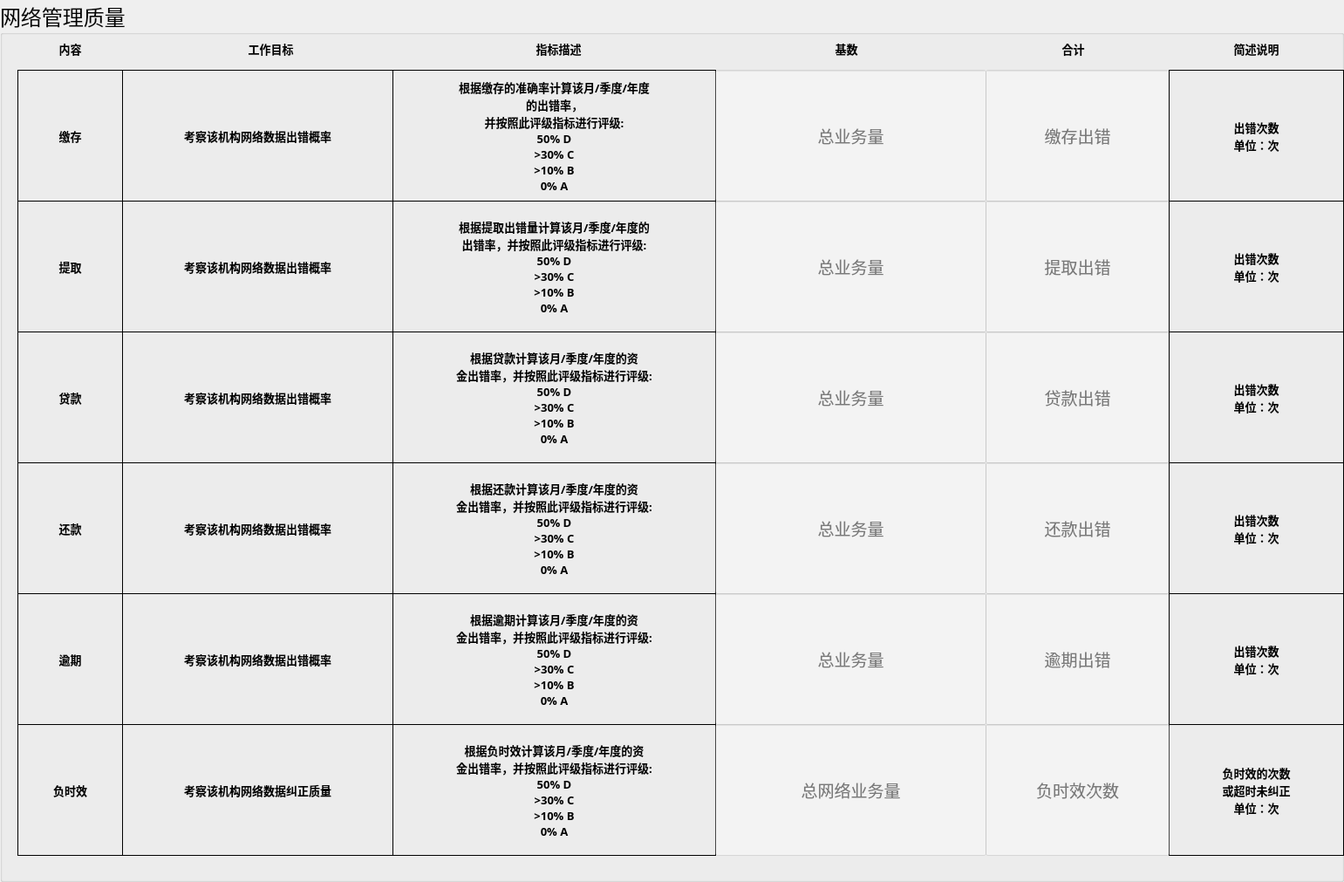
      <widget class="QGroupBox" name="groupBox_3">
       <property name="geometry">
        <rect>
         <x>10</x>
         <y>1630</y>
         <width>1541</width>
         <height>1011</height>
        </rect>
       </property>
       <property name="font">
        <font>
         <family>微软雅黑</family>
         <pointsize>18</pointsize>
        </font>
       </property>
       <property name="title">
        <string>网络管理质量</string>
       </property>
       <widget class="QLabel" name="label_name_81">
        <property name="geometry">
         <rect>
          <x>40</x>
          <y>40</y>
          <width>81</width>
          <height>31</height>
         </rect>
        </property>
        <property name="font">
         <font>
          <family>宋体</family>
          <pointsize>10</pointsize>
          <weight>75</weight>
          <bold>true</bold>
         </font>
        </property>
        <property name="text">
         <string>内容</string>
        </property>
        <property name="alignment">
         <set>Qt::AlignCenter</set>
        </property>
       </widget>
       <widget class="QLabel" name="label_name_82">
        <property name="geometry">
         <rect>
          <x>270</x>
          <y>40</y>
          <width>81</width>
          <height>31</height>
         </rect>
        </property>
        <property name="font">
         <font>
          <family>宋体</family>
          <pointsize>10</pointsize>
          <weight>75</weight>
          <bold>true</bold>
         </font>
        </property>
        <property name="text">
         <string>工作目标</string>
        </property>
        <property name="alignment">
         <set>Qt::AlignCenter</set>
        </property>
       </widget>
       <widget class="QLabel" name="label_name_83">
        <property name="geometry">
         <rect>
          <x>20</x>
          <y>80</y>
          <width>121</width>
          <height>151</height>
         </rect>
        </property>
        <property name="font">
         <font>
          <family>宋体</family>
          <pointsize>10</pointsize>
          <weight>75</weight>
          <bold>true</bold>
         </font>
        </property>
        <property name="frameShape">
         <enum>QFrame::Box</enum>
        </property>
        <property name="text">
         <string>缴存</string>
        </property>
        <property name="alignment">
         <set>Qt::AlignCenter</set>
        </property>
       </widget>
       <widget class="QLabel" name="label_name_84">
        <property name="geometry">
         <rect>
          <x>140</x>
          <y>80</y>
          <width>311</width>
          <height>151</height>
         </rect>
        </property>
        <property name="font">
         <font>
          <family>宋体</family>
          <pointsize>10</pointsize>
          <weight>75</weight>
          <bold>true</bold>
         </font>
        </property>
        <property name="frameShape">
         <enum>QFrame::Box</enum>
        </property>
        <property name="text">
         <string>考察该机构网络数据出错概率</string>
        </property>
        <property name="alignment">
         <set>Qt::AlignCenter</set>
        </property>
       </widget>
       <widget class="QLabel" name="label_name_85">
        <property name="geometry">
         <rect>
          <x>600</x>
          <y>40</y>
          <width>81</width>
          <height>31</height>
         </rect>
        </property>
        <property name="font">
         <font>
          <family>宋体</family>
          <pointsize>10</pointsize>
          <weight>75</weight>
          <bold>true</bold>
         </font>
        </property>
        <property name="text">
         <string>指标描述</string>
        </property>
        <property name="alignment">
         <set>Qt::AlignCenter</set>
        </property>
       </widget>
       <widget class="QLabel" name="label_name_86">
        <property name="geometry">
         <rect>
          <x>450</x>
          <y>80</y>
          <width>371</width>
          <height>151</height>
         </rect>
        </property>
        <property name="font">
         <font>
          <family>宋体</family>
          <pointsize>10</pointsize>
          <weight>75</weight>
          <bold>true</bold>
         </font>
        </property>
        <property name="frameShape">
         <enum>QFrame::Box</enum>
        </property>
        <property name="text">
         <string>根据缴存的准确率计算该月/季度/年度
的出错率，
并按照此评级指标进行评级:
50% D
&gt;30% C
&gt;10% B
0% A</string>
        </property>
        <property name="alignment">
         <set>Qt::AlignCenter</set>
        </property>
       </widget>
       <widget class="QLabel" name="label_name_87">
        <property name="geometry">
         <rect>
          <x>930</x>
          <y>40</y>
          <width>81</width>
          <height>31</height>
         </rect>
        </property>
        <property name="font">
         <font>
          <family>宋体</family>
          <pointsize>10</pointsize>
          <weight>75</weight>
          <bold>true</bold>
         </font>
        </property>
        <property name="text">
         <string>基数</string>
        </property>
        <property name="alignment">
         <set>Qt::AlignCenter</set>
        </property>
       </widget>
       <widget class="QLabel" name="label_name_88">
        <property name="geometry">
         <rect>
          <x>1190</x>
          <y>40</y>
          <width>81</width>
          <height>31</height>
         </rect>
        </property>
        <property name="font">
         <font>
          <family>宋体</family>
          <pointsize>10</pointsize>
          <weight>75</weight>
          <bold>true</bold>
         </font>
        </property>
        <property name="text">
         <string>合计</string>
        </property>
        <property name="alignment">
         <set>Qt::AlignCenter</set>
        </property>
       </widget>
       <widget class="QLineEdit" name="lineEdit_14">
        <property name="geometry">
         <rect>
          <x>1130</x>
          <y>80</y>
          <width>211</width>
          <height>151</height>
         </rect>
        </property>
        <property name="font">
         <font>
          <pointsize>14</pointsize>
         </font>
        </property>
        <property name="styleSheet">
         <string notr="true">background-color: rgba(255, 255, 255, 100);</string>
        </property>
        <property name="text">
         <string/>
        </property>
        <property name="alignment">
         <set>Qt::AlignCenter</set>
        </property>
        <property name="placeholderText">
         <string>缴存出错</string>
        </property>
       </widget>
       <widget class="QLabel" name="label_name_89">
        <property name="geometry">
         <rect>
          <x>1340</x>
          <y>80</y>
          <width>201</width>
          <height>151</height>
         </rect>
        </property>
        <property name="font">
         <font>
          <family>宋体</family>
          <pointsize>10</pointsize>
          <weight>75</weight>
          <bold>true</bold>
         </font>
        </property>
        <property name="frameShape">
         <enum>QFrame::Box</enum>
        </property>
        <property name="text">
         <string>出错次数
单位：次</string>
        </property>
        <property name="alignment">
         <set>Qt::AlignCenter</set>
        </property>
       </widget>
       <widget class="QLabel" name="label_name_90">
        <property name="geometry">
         <rect>
          <x>1400</x>
          <y>40</y>
          <width>81</width>
          <height>31</height>
         </rect>
        </property>
        <property name="font">
         <font>
          <family>宋体</family>
          <pointsize>10</pointsize>
          <weight>75</weight>
          <bold>true</bold>
         </font>
        </property>
        <property name="text">
         <string>简述说明</string>
        </property>
        <property name="alignment">
         <set>Qt::AlignCenter</set>
        </property>
       </widget>
       <widget class="QLabel" name="label_name_91">
        <property name="geometry">
         <rect>
          <x>140</x>
          <y>230</y>
          <width>311</width>
          <height>151</height>
         </rect>
        </property>
        <property name="font">
         <font>
          <family>宋体</family>
          <pointsize>10</pointsize>
          <weight>75</weight>
          <bold>true</bold>
         </font>
        </property>
        <property name="frameShape">
         <enum>QFrame::Box</enum>
        </property>
        <property name="text">
         <string>考察该机构网络数据出错概率</string>
        </property>
        <property name="alignment">
         <set>Qt::AlignCenter</set>
        </property>
       </widget>
       <widget class="QLineEdit" name="lineEdit_15">
        <property name="geometry">
         <rect>
          <x>1130</x>
          <y>230</y>
          <width>211</width>
          <height>151</height>
         </rect>
        </property>
        <property name="font">
         <font>
          <pointsize>14</pointsize>
         </font>
        </property>
        <property name="styleSheet">
         <string notr="true">background-color: rgba(255, 255, 255, 100);</string>
        </property>
        <property name="text">
         <string/>
        </property>
        <property name="alignment">
         <set>Qt::AlignCenter</set>
        </property>
        <property name="placeholderText">
         <string>提取出错</string>
        </property>
       </widget>
       <widget class="QLabel" name="label_name_92">
        <property name="geometry">
         <rect>
          <x>1340</x>
          <y>230</y>
          <width>201</width>
          <height>151</height>
         </rect>
        </property>
        <property name="font">
         <font>
          <family>宋体</family>
          <pointsize>10</pointsize>
          <weight>75</weight>
          <bold>true</bold>
         </font>
        </property>
        <property name="frameShape">
         <enum>QFrame::Box</enum>
        </property>
        <property name="text">
         <string>出错次数
单位：次</string>
        </property>
        <property name="alignment">
         <set>Qt::AlignCenter</set>
        </property>
       </widget>
       <widget class="QLabel" name="label_name_93">
        <property name="geometry">
         <rect>
          <x>20</x>
          <y>230</y>
          <width>121</width>
          <height>151</height>
         </rect>
        </property>
        <property name="font">
         <font>
          <family>宋体</family>
          <pointsize>10</pointsize>
          <weight>75</weight>
          <bold>true</bold>
         </font>
        </property>
        <property name="frameShape">
         <enum>QFrame::Box</enum>
        </property>
        <property name="text">
         <string>提取</string>
        </property>
        <property name="alignment">
         <set>Qt::AlignCenter</set>
        </property>
       </widget>
       <widget class="QLabel" name="label_name_94">
        <property name="geometry">
         <rect>
          <x>450</x>
          <y>230</y>
          <width>371</width>
          <height>151</height>
         </rect>
        </property>
        <property name="font">
         <font>
          <family>宋体</family>
          <pointsize>10</pointsize>
          <weight>75</weight>
          <bold>true</bold>
         </font>
        </property>
        <property name="frameShape">
         <enum>QFrame::Box</enum>
        </property>
        <property name="text">
         <string>根据提取出错量计算该月/季度/年度的
出错率，并按照此评级指标进行评级:
50% D
&gt;30% C
&gt;10% B
0% A</string>
        </property>
        <property name="alignment">
         <set>Qt::AlignCenter</set>
        </property>
       </widget>
       <widget class="QLineEdit" name="lineEdit_16">
        <property name="geometry">
         <rect>
          <x>820</x>
          <y>80</y>
          <width>311</width>
          <height>151</height>
         </rect>
        </property>
        <property name="font">
         <font>
          <pointsize>14</pointsize>
         </font>
        </property>
        <property name="styleSheet">
         <string notr="true">background-color: rgba(255, 255, 255, 100);</string>
        </property>
        <property name="text">
         <string/>
        </property>
        <property name="alignment">
         <set>Qt::AlignCenter</set>
        </property>
        <property name="placeholderText">
         <string>总业务量</string>
        </property>
       </widget>
       <widget class="QLabel" name="label_name_95">
        <property name="geometry">
         <rect>
          <x>140</x>
          <y>380</y>
          <width>311</width>
          <height>151</height>
         </rect>
        </property>
        <property name="font">
         <font>
          <family>宋体</family>
          <pointsize>10</pointsize>
          <weight>75</weight>
          <bold>true</bold>
         </font>
        </property>
        <property name="frameShape">
         <enum>QFrame::Box</enum>
        </property>
        <property name="text">
         <string>考察该机构网络数据出错概率</string>
        </property>
        <property name="alignment">
         <set>Qt::AlignCenter</set>
        </property>
       </widget>
       <widget class="QLineEdit" name="lineEdit_17">
        <property name="geometry">
         <rect>
          <x>1130</x>
          <y>380</y>
          <width>211</width>
          <height>151</height>
         </rect>
        </property>
        <property name="font">
         <font>
          <pointsize>14</pointsize>
         </font>
        </property>
        <property name="styleSheet">
         <string notr="true">background-color: rgba(255, 255, 255, 100);</string>
        </property>
        <property name="alignment">
         <set>Qt::AlignCenter</set>
        </property>
        <property name="placeholderText">
         <string>贷款出错</string>
        </property>
       </widget>
       <widget class="QLabel" name="label_name_96">
        <property name="geometry">
         <rect>
          <x>20</x>
          <y>380</y>
          <width>121</width>
          <height>151</height>
         </rect>
        </property>
        <property name="font">
         <font>
          <family>宋体</family>
          <pointsize>10</pointsize>
          <weight>75</weight>
          <bold>true</bold>
         </font>
        </property>
        <property name="frameShape">
         <enum>QFrame::Box</enum>
        </property>
        <property name="text">
         <string>贷款</string>
        </property>
        <property name="alignment">
         <set>Qt::AlignCenter</set>
        </property>
       </widget>
       <widget class="QLabel" name="label_name_97">
        <property name="geometry">
         <rect>
          <x>450</x>
          <y>380</y>
          <width>371</width>
          <height>151</height>
         </rect>
        </property>
        <property name="font">
         <font>
          <family>宋体</family>
          <pointsize>10</pointsize>
          <weight>75</weight>
          <bold>true</bold>
         </font>
        </property>
        <property name="frameShape">
         <enum>QFrame::Box</enum>
        </property>
        <property name="text">
         <string>根据贷款计算该月/季度/年度的资
金出错率，并按照此评级指标进行评级:
50% D
&gt;30% C
&gt;10% B
0% A</string>
        </property>
        <property name="alignment">
         <set>Qt::AlignCenter</set>
        </property>
       </widget>
       <widget class="QLabel" name="label_name_98">
        <property name="geometry">
         <rect>
          <x>1340</x>
          <y>380</y>
          <width>201</width>
          <height>151</height>
         </rect>
        </property>
        <property name="font">
         <font>
          <family>宋体</family>
          <pointsize>10</pointsize>
          <weight>75</weight>
          <bold>true</bold>
         </font>
        </property>
        <property name="frameShape">
         <enum>QFrame::Box</enum>
        </property>
        <property name="text">
         <string>出错次数
单位：次</string>
        </property>
        <property name="alignment">
         <set>Qt::AlignCenter</set>
        </property>
       </widget>
       <widget class="QLineEdit" name="lineEdit_18">
        <property name="geometry">
         <rect>
          <x>820</x>
          <y>380</y>
          <width>311</width>
          <height>151</height>
         </rect>
        </property>
        <property name="font">
         <font>
          <pointsize>14</pointsize>
         </font>
        </property>
        <property name="styleSheet">
         <string notr="true">background-color: rgba(255, 255, 255, 100);</string>
        </property>
        <property name="alignment">
         <set>Qt::AlignCenter</set>
        </property>
        <property name="placeholderText">
         <string>总业务量</string>
        </property>
       </widget>
       <widget class="QLineEdit" name="lineEdit_19">
        <property name="geometry">
         <rect>
          <x>820</x>
          <y>230</y>
          <width>311</width>
          <height>151</height>
         </rect>
        </property>
        <property name="font">
         <font>
          <pointsize>14</pointsize>
         </font>
        </property>
        <property name="styleSheet">
         <string notr="true">background-color: rgba(255, 255, 255, 100);</string>
        </property>
        <property name="text">
         <string/>
        </property>
        <property name="alignment">
         <set>Qt::AlignCenter</set>
        </property>
        <property name="placeholderText">
         <string>总业务量</string>
        </property>
       </widget>
       <widget class="QLineEdit" name="lineEdit_20">
        <property name="geometry">
         <rect>
          <x>1130</x>
          <y>530</y>
          <width>211</width>
          <height>151</height>
         </rect>
        </property>
        <property name="font">
         <font>
          <pointsize>14</pointsize>
         </font>
        </property>
        <property name="styleSheet">
         <string notr="true">background-color: rgba(255, 255, 255, 100);</string>
        </property>
        <property name="alignment">
         <set>Qt::AlignCenter</set>
        </property>
        <property name="placeholderText">
         <string>还款出错</string>
        </property>
       </widget>
       <widget class="QLabel" name="label_name_99">
        <property name="geometry">
         <rect>
          <x>140</x>
          <y>530</y>
          <width>311</width>
          <height>151</height>
         </rect>
        </property>
        <property name="font">
         <font>
          <family>宋体</family>
          <pointsize>10</pointsize>
          <weight>75</weight>
          <bold>true</bold>
         </font>
        </property>
        <property name="frameShape">
         <enum>QFrame::Box</enum>
        </property>
        <property name="text">
         <string>考察该机构网络数据出错概率</string>
        </property>
        <property name="alignment">
         <set>Qt::AlignCenter</set>
        </property>
       </widget>
       <widget class="QLabel" name="label_name_100">
        <property name="geometry">
         <rect>
          <x>450</x>
          <y>530</y>
          <width>371</width>
          <height>151</height>
         </rect>
        </property>
        <property name="font">
         <font>
          <family>宋体</family>
          <pointsize>10</pointsize>
          <weight>75</weight>
          <bold>true</bold>
         </font>
        </property>
        <property name="frameShape">
         <enum>QFrame::Box</enum>
        </property>
        <property name="text">
         <string>根据还款计算该月/季度/年度的资
金出错率，并按照此评级指标进行评级:
50% D
&gt;30% C
&gt;10% B
0% A</string>
        </property>
        <property name="alignment">
         <set>Qt::AlignCenter</set>
        </property>
       </widget>
       <widget class="QLabel" name="label_name_101">
        <property name="geometry">
         <rect>
          <x>20</x>
          <y>530</y>
          <width>121</width>
          <height>151</height>
         </rect>
        </property>
        <property name="font">
         <font>
          <family>宋体</family>
          <pointsize>10</pointsize>
          <weight>75</weight>
          <bold>true</bold>
         </font>
        </property>
        <property name="frameShape">
         <enum>QFrame::Box</enum>
        </property>
        <property name="text">
         <string>还款</string>
        </property>
        <property name="alignment">
         <set>Qt::AlignCenter</set>
        </property>
       </widget>
       <widget class="QLineEdit" name="lineEdit_21">
        <property name="geometry">
         <rect>
          <x>820</x>
          <y>530</y>
          <width>311</width>
          <height>151</height>
         </rect>
        </property>
        <property name="font">
         <font>
          <pointsize>14</pointsize>
         </font>
        </property>
        <property name="styleSheet">
         <string notr="true">background-color: rgba(255, 255, 255, 100);</string>
        </property>
        <property name="alignment">
         <set>Qt::AlignCenter</set>
        </property>
        <property name="placeholderText">
         <string>总业务量</string>
        </property>
       </widget>
       <widget class="QLabel" name="label_name_102">
        <property name="geometry">
         <rect>
          <x>1340</x>
          <y>530</y>
          <width>201</width>
          <height>151</height>
         </rect>
        </property>
        <property name="font">
         <font>
          <family>宋体</family>
          <pointsize>10</pointsize>
          <weight>75</weight>
          <bold>true</bold>
         </font>
        </property>
        <property name="frameShape">
         <enum>QFrame::Box</enum>
        </property>
        <property name="text">
         <string>出错次数
单位：次</string>
        </property>
        <property name="alignment">
         <set>Qt::AlignCenter</set>
        </property>
       </widget>
       <widget class="QLabel" name="label_name_103">
        <property name="geometry">
         <rect>
          <x>450</x>
          <y>680</y>
          <width>371</width>
          <height>151</height>
         </rect>
        </property>
        <property name="font">
         <font>
          <family>宋体</family>
          <pointsize>10</pointsize>
          <weight>75</weight>
          <bold>true</bold>
         </font>
        </property>
        <property name="frameShape">
         <enum>QFrame::Box</enum>
        </property>
        <property name="text">
         <string>根据逾期计算该月/季度/年度的资
金出错率，并按照此评级指标进行评级:
50% D
&gt;30% C
&gt;10% B
0% A</string>
        </property>
        <property name="alignment">
         <set>Qt::AlignCenter</set>
        </property>
       </widget>
       <widget class="QLabel" name="label_name_104">
        <property name="geometry">
         <rect>
          <x>20</x>
          <y>680</y>
          <width>121</width>
          <height>151</height>
         </rect>
        </property>
        <property name="font">
         <font>
          <family>宋体</family>
          <pointsize>10</pointsize>
          <weight>75</weight>
          <bold>true</bold>
         </font>
        </property>
        <property name="frameShape">
         <enum>QFrame::Box</enum>
        </property>
        <property name="text">
         <string>逾期</string>
        </property>
        <property name="alignment">
         <set>Qt::AlignCenter</set>
        </property>
       </widget>
       <widget class="QLineEdit" name="lineEdit_22">
        <property name="geometry">
         <rect>
          <x>1130</x>
          <y>680</y>
          <width>211</width>
          <height>151</height>
         </rect>
        </property>
        <property name="font">
         <font>
          <pointsize>14</pointsize>
         </font>
        </property>
        <property name="styleSheet">
         <string notr="true">background-color: rgba(255, 255, 255, 100);</string>
        </property>
        <property name="alignment">
         <set>Qt::AlignCenter</set>
        </property>
        <property name="placeholderText">
         <string>逾期出错</string>
        </property>
       </widget>
       <widget class="QLineEdit" name="lineEdit_23">
        <property name="geometry">
         <rect>
          <x>820</x>
          <y>680</y>
          <width>311</width>
          <height>151</height>
         </rect>
        </property>
        <property name="font">
         <font>
          <pointsize>14</pointsize>
         </font>
        </property>
        <property name="styleSheet">
         <string notr="true">background-color: rgba(255, 255, 255, 100);</string>
        </property>
        <property name="alignment">
         <set>Qt::AlignCenter</set>
        </property>
        <property name="placeholderText">
         <string>总业务量</string>
        </property>
       </widget>
       <widget class="QLabel" name="label_name_105">
        <property name="geometry">
         <rect>
          <x>140</x>
          <y>680</y>
          <width>311</width>
          <height>151</height>
         </rect>
        </property>
        <property name="font">
         <font>
          <family>宋体</family>
          <pointsize>10</pointsize>
          <weight>75</weight>
          <bold>true</bold>
         </font>
        </property>
        <property name="frameShape">
         <enum>QFrame::Box</enum>
        </property>
        <property name="text">
         <string>考察该机构网络数据出错概率</string>
        </property>
        <property name="alignment">
         <set>Qt::AlignCenter</set>
        </property>
       </widget>
       <widget class="QLabel" name="label_name_106">
        <property name="geometry">
         <rect>
          <x>1340</x>
          <y>680</y>
          <width>201</width>
          <height>151</height>
         </rect>
        </property>
        <property name="font">
         <font>
          <family>宋体</family>
          <pointsize>10</pointsize>
          <weight>75</weight>
          <bold>true</bold>
         </font>
        </property>
        <property name="frameShape">
         <enum>QFrame::Box</enum>
        </property>
        <property name="text">
         <string>出错次数
单位：次</string>
        </property>
        <property name="alignment">
         <set>Qt::AlignCenter</set>
        </property>
       </widget>
       <widget class="QLabel" name="label_name_107">
        <property name="geometry">
         <rect>
          <x>140</x>
          <y>830</y>
          <width>311</width>
          <height>151</height>
         </rect>
        </property>
        <property name="font">
         <font>
          <family>宋体</family>
          <pointsize>10</pointsize>
          <weight>75</weight>
          <bold>true</bold>
         </font>
        </property>
        <property name="frameShape">
         <enum>QFrame::Box</enum>
        </property>
        <property name="text">
         <string>考察该机构网络数据纠正质量</string>
        </property>
        <property name="alignment">
         <set>Qt::AlignCenter</set>
        </property>
       </widget>
       <widget class="QLabel" name="label_name_108">
        <property name="geometry">
         <rect>
          <x>450</x>
          <y>830</y>
          <width>371</width>
          <height>151</height>
         </rect>
        </property>
        <property name="font">
         <font>
          <family>宋体</family>
          <pointsize>10</pointsize>
          <weight>75</weight>
          <bold>true</bold>
         </font>
        </property>
        <property name="frameShape">
         <enum>QFrame::Box</enum>
        </property>
        <property name="text">
         <string>根据负时效计算该月/季度/年度的资
金出错率，并按照此评级指标进行评级:
50% D
&gt;30% C
&gt;10% B
0% A</string>
        </property>
        <property name="alignment">
         <set>Qt::AlignCenter</set>
        </property>
       </widget>
       <widget class="QLabel" name="label_name_109">
        <property name="geometry">
         <rect>
          <x>20</x>
          <y>830</y>
          <width>121</width>
          <height>151</height>
         </rect>
        </property>
        <property name="font">
         <font>
          <family>宋体</family>
          <pointsize>10</pointsize>
          <weight>75</weight>
          <bold>true</bold>
         </font>
        </property>
        <property name="frameShape">
         <enum>QFrame::Box</enum>
        </property>
        <property name="text">
         <string>负时效</string>
        </property>
        <property name="alignment">
         <set>Qt::AlignCenter</set>
        </property>
       </widget>
       <widget class="QLabel" name="label_name_110">
        <property name="geometry">
         <rect>
          <x>1340</x>
          <y>830</y>
          <width>201</width>
          <height>151</height>
         </rect>
        </property>
        <property name="font">
         <font>
          <family>宋体</family>
          <pointsize>10</pointsize>
          <weight>75</weight>
          <bold>true</bold>
         </font>
        </property>
        <property name="frameShape">
         <enum>QFrame::Box</enum>
        </property>
        <property name="text">
         <string>负时效的次数
或超时未纠正
单位：次</string>
        </property>
        <property name="alignment">
         <set>Qt::AlignCenter</set>
        </property>
       </widget>
       <widget class="QLineEdit" name="lineEdit_24">
        <property name="geometry">
         <rect>
          <x>820</x>
          <y>830</y>
          <width>311</width>
          <height>151</height>
         </rect>
        </property>
        <property name="font">
         <font>
          <pointsize>14</pointsize>
         </font>
        </property>
        <property name="styleSheet">
         <string notr="true">background-color: rgba(255, 255, 255, 100);</string>
        </property>
        <property name="alignment">
         <set>Qt::AlignCenter</set>
        </property>
        <property name="placeholderText">
         <string>总网络业务量</string>
        </property>
       </widget>
       <widget class="QLineEdit" name="lineEdit_25">
        <property name="geometry">
         <rect>
          <x>1130</x>
          <y>830</y>
          <width>211</width>
          <height>151</height>
         </rect>
        </property>
        <property name="font">
         <font>
          <pointsize>14</pointsize>
         </font>
        </property>
        <property name="styleSheet">
         <string notr="true">background-color: rgba(255, 255, 255, 100);</string>
        </property>
        <property name="alignment">
         <set>Qt::AlignCenter</set>
        </property>
        <property name="placeholderText">
         <string>负时效次数</string>
        </property>
       </widget>
      </widget>
